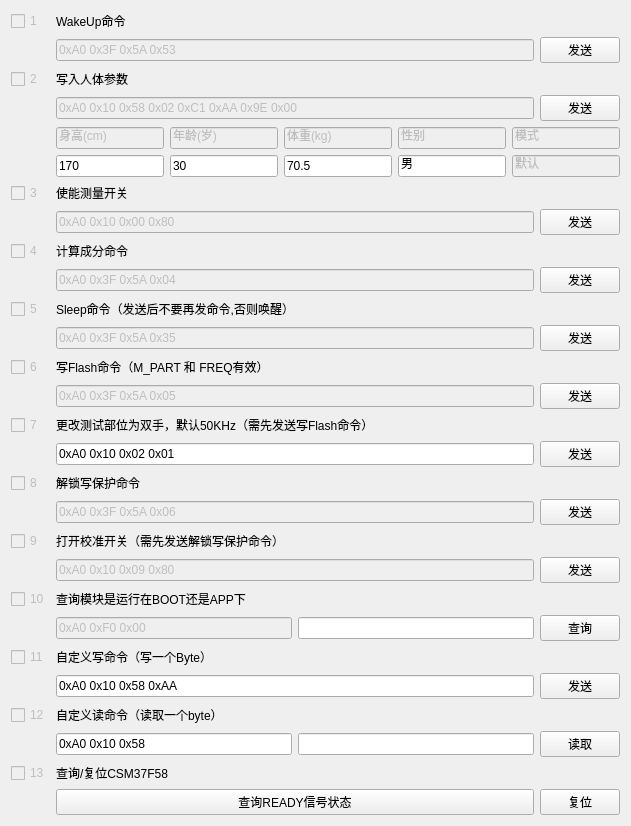
      <widget class="QWidget" name="tab">
       <attribute name="title">
        <string>命令区（功能）</string>
       </attribute>
       <layout class="QFormLayout" name="formLayout">
        <item row="0" column="0">
         <widget class="QCheckBox" name="checkBox">
          <property name="enabled">
           <bool>false</bool>
          </property>
          <property name="text">
           <string>1</string>
          </property>
         </widget>
        </item>
        <item row="0" column="1">
         <widget class="QLabel" name="label_6">
          <property name="palette">
           <palette>
            <active>
             <colorrole role="Base">
              <brush brushstyle="SolidPattern">
               <color alpha="255">
                <red>255</red>
                <green>255</green>
                <blue>255</blue>
               </color>
              </brush>
             </colorrole>
             <colorrole role="Window">
              <brush brushstyle="SolidPattern">
               <color alpha="255">
                <red>240</red>
                <green>240</green>
                <blue>240</blue>
               </color>
              </brush>
             </colorrole>
            </active>
            <inactive>
             <colorrole role="Base">
              <brush brushstyle="SolidPattern">
               <color alpha="255">
                <red>255</red>
                <green>255</green>
                <blue>255</blue>
               </color>
              </brush>
             </colorrole>
             <colorrole role="Window">
              <brush brushstyle="SolidPattern">
               <color alpha="255">
                <red>240</red>
                <green>240</green>
                <blue>240</blue>
               </color>
              </brush>
             </colorrole>
            </inactive>
            <disabled>
             <colorrole role="Base">
              <brush brushstyle="SolidPattern">
               <color alpha="255">
                <red>240</red>
                <green>240</green>
                <blue>240</blue>
               </color>
              </brush>
             </colorrole>
             <colorrole role="Window">
              <brush brushstyle="SolidPattern">
               <color alpha="255">
                <red>240</red>
                <green>240</green>
                <blue>240</blue>
               </color>
              </brush>
             </colorrole>
            </disabled>
           </palette>
          </property>
          <property name="text">
           <string>WakeUp命令</string>
          </property>
         </widget>
        </item>
        <item row="1" column="1">
         <layout class="QHBoxLayout" name="horizontalLayout_9" stretch="6,1">
          <item>
           <widget class="QLineEdit" name="line_cmd_1">
            <property name="enabled">
             <bool>false</bool>
            </property>
            <property name="accessibleDescription">
             <string extracomment="1"/>
            </property>
            <property name="text">
             <string>0xA0 0x3F 0x5A 0x53</string>
            </property>
            <property name="alignment">
             <set>Qt::AlignLeading|Qt::AlignLeft|Qt::AlignVCenter</set>
            </property>
           </widget>
          </item>
          <item>
           <widget class="QPushButton" name="btn_cmd_1">
            <property name="toolTip">
             <string>发送此命令，唤醒模组</string>
            </property>
            <property name="accessibleDescription">
             <string extracomment="1"/>
            </property>
            <property name="text">
             <string>发送</string>
            </property>
            <property name="checkable">
             <bool>false</bool>
            </property>
           </widget>
          </item>
         </layout>
        </item>
        <item row="2" column="0">
         <widget class="QCheckBox" name="checkBox_2">
          <property name="enabled">
           <bool>false</bool>
          </property>
          <property name="text">
           <string>2</string>
          </property>
         </widget>
        </item>
        <item row="2" column="1">
         <widget class="QLabel" name="label_7">
          <property name="text">
           <string>写入人体参数</string>
          </property>
         </widget>
        </item>
        <item row="3" column="1">
         <layout class="QHBoxLayout" name="horizontalLayout_10" stretch="6,1">
          <item>
           <widget class="QLineEdit" name="line_cmd_2">
            <property name="enabled">
             <bool>false</bool>
            </property>
            <property name="accessibleDescription">
             <string extracomment="2"/>
            </property>
            <property name="text">
             <string>0xA0 0x10 0x58 0x02 0xC1 0xAA 0x9E 0x00</string>
            </property>
           </widget>
          </item>
          <item>
           <widget class="QPushButton" name="btn_cmd_2">
            <property name="toolTip">
             <string>直接更改，自动更新到命令（发送5次写命令）</string>
            </property>
            <property name="accessibleDescription">
             <string extracomment="2"/>
            </property>
            <property name="text">
             <string>发送</string>
            </property>
           </widget>
          </item>
         </layout>
        </item>
        <item row="4" column="1">
         <layout class="QHBoxLayout" name="horizontalLayout_8" stretch="0,0,0,0,0">
          <item>
           <widget class="QLineEdit" name="lineEdit_2">
            <property name="enabled">
             <bool>false</bool>
            </property>
            <property name="text">
             <string>身高(cm)</string>
            </property>
           </widget>
          </item>
          <item>
           <widget class="QLineEdit" name="lineEdit_3">
            <property name="enabled">
             <bool>false</bool>
            </property>
            <property name="text">
             <string>年龄(岁)</string>
            </property>
           </widget>
          </item>
          <item>
           <widget class="QLineEdit" name="lineEdit">
            <property name="enabled">
             <bool>false</bool>
            </property>
            <property name="text">
             <string>体重(kg)</string>
            </property>
           </widget>
          </item>
          <item>
           <widget class="QLineEdit" name="lineEdit_4">
            <property name="enabled">
             <bool>false</bool>
            </property>
            <property name="text">
             <string>性别</string>
            </property>
           </widget>
          </item>
          <item>
           <widget class="QLineEdit" name="lineEdit_5">
            <property name="enabled">
             <bool>false</bool>
            </property>
            <property name="text">
             <string>模式</string>
            </property>
           </widget>
          </item>
         </layout>
        </item>
        <item row="5" column="1">
         <layout class="QHBoxLayout" name="horizontalLayout_4" stretch="0">
          <item>
           <layout class="QHBoxLayout" name="horizontalLayout_6" stretch="1,1,1,1,1">
            <item>
             <widget class="QLineEdit" name="line_body_height">
              <property name="text">
               <string>170</string>
              </property>
             </widget>
            </item>
            <item>
             <widget class="QLineEdit" name="line_body_years_old">
              <property name="text">
               <string>30</string>
              </property>
             </widget>
            </item>
            <item>
             <widget class="QLineEdit" name="line_body_weight">
              <property name="text">
               <string>70.5</string>
              </property>
             </widget>
            </item>
            <item>
             <widget class="QLineEdit" name="line_body_gender">
              <property name="text">
               <string>男</string>
              </property>
             </widget>
            </item>
            <item>
             <widget class="QLineEdit" name="line_body_mode">
              <property name="enabled">
               <bool>false</bool>
              </property>
              <property name="text">
               <string>默认</string>
              </property>
             </widget>
            </item>
           </layout>
          </item>
         </layout>
        </item>
        <item row="6" column="0">
         <widget class="QCheckBox" name="checkBox_3">
          <property name="enabled">
           <bool>false</bool>
          </property>
          <property name="text">
           <string>3</string>
          </property>
         </widget>
        </item>
        <item row="6" column="1">
         <widget class="QLabel" name="label_9">
          <property name="text">
           <string>使能测量开关</string>
          </property>
         </widget>
        </item>
        <item row="7" column="1">
         <layout class="QHBoxLayout" name="horizontalLayout_11" stretch="6,1">
          <item>
           <widget class="QLineEdit" name="line_cmd_3">
            <property name="enabled">
             <bool>false</bool>
            </property>
            <property name="accessibleDescription">
             <string extracomment="3"/>
            </property>
            <property name="text">
             <string>0xA0 0x10 0x00 0x80</string>
            </property>
           </widget>
          </item>
          <item>
           <widget class="QPushButton" name="btn_cmd_3">
            <property name="toolTip">
             <string>硬件地址+发送数据地址+发送数据</string>
            </property>
            <property name="accessibleDescription">
             <string extracomment="3"/>
            </property>
            <property name="text">
             <string>发送</string>
            </property>
           </widget>
          </item>
         </layout>
        </item>
        <item row="8" column="0">
         <widget class="QCheckBox" name="checkBox_8">
          <property name="enabled">
           <bool>false</bool>
          </property>
          <property name="text">
           <string>4</string>
          </property>
         </widget>
        </item>
        <item row="8" column="1">
         <widget class="QLabel" name="label_8">
          <property name="text">
           <string>计算成分命令</string>
          </property>
         </widget>
        </item>
        <item row="9" column="1">
         <layout class="QHBoxLayout" name="horizontalLayout_12" stretch="6,1">
          <item>
           <widget class="QLineEdit" name="line_cmd_4">
            <property name="enabled">
             <bool>false</bool>
            </property>
            <property name="accessibleDescription">
             <string extracomment="4"/>
            </property>
            <property name="text">
             <string>0xA0 0x3F 0x5A 0x04</string>
            </property>
           </widget>
          </item>
          <item>
           <widget class="QPushButton" name="btn_cmd_4">
            <property name="toolTip">
             <string>硬件地址+发送数据地址+发送数据</string>
            </property>
            <property name="accessibleDescription">
             <string extracomment="4"/>
            </property>
            <property name="text">
             <string>发送</string>
            </property>
           </widget>
          </item>
         </layout>
        </item>
        <item row="10" column="0">
         <widget class="QCheckBox" name="checkBox_9">
          <property name="enabled">
           <bool>false</bool>
          </property>
          <property name="text">
           <string>5</string>
          </property>
         </widget>
        </item>
        <item row="10" column="1">
         <widget class="QLabel" name="label_10">
          <property name="text">
           <string>Sleep命令（发送后不要再发命令,否则唤醒）</string>
          </property>
         </widget>
        </item>
        <item row="11" column="1">
         <layout class="QHBoxLayout" name="horizontalLayout_13" stretch="6,1">
          <item>
           <widget class="QLineEdit" name="line_cmd_5">
            <property name="enabled">
             <bool>false</bool>
            </property>
            <property name="accessibleDescription">
             <string extracomment="5"/>
            </property>
            <property name="text">
             <string>0xA0 0x3F 0x5A 0x35</string>
            </property>
           </widget>
          </item>
          <item>
           <widget class="QPushButton" name="btn_cmd_5">
            <property name="toolTip">
             <string>硬件地址+发送数据地址+发送数据</string>
            </property>
            <property name="accessibleDescription">
             <string extracomment="5"/>
            </property>
            <property name="text">
             <string>发送</string>
            </property>
           </widget>
          </item>
         </layout>
        </item>
        <item row="12" column="0">
         <widget class="QCheckBox" name="checkBox_7">
          <property name="enabled">
           <bool>false</bool>
          </property>
          <property name="text">
           <string>6</string>
          </property>
         </widget>
        </item>
        <item row="12" column="1">
         <widget class="QLabel" name="label_11">
          <property name="text">
           <string>写Flash命令（M_PART 和 FREQ有效）</string>
          </property>
         </widget>
        </item>
        <item row="13" column="1">
         <layout class="QHBoxLayout" name="horizontalLayout_14" stretch="6,1">
          <item>
           <widget class="QLineEdit" name="line_cmd_6">
            <property name="enabled">
             <bool>false</bool>
            </property>
            <property name="accessibleDescription">
             <string extracomment="6"/>
            </property>
            <property name="text">
             <string>0xA0 0x3F 0x5A 0x05</string>
            </property>
           </widget>
          </item>
          <item>
           <widget class="QPushButton" name="btn_cmd_6">
            <property name="toolTip">
             <string>硬件地址+发送数据地址+发送数据</string>
            </property>
            <property name="accessibleDescription">
             <string extracomment="6"/>
            </property>
            <property name="text">
             <string>发送</string>
            </property>
           </widget>
          </item>
         </layout>
        </item>
        <item row="14" column="0">
         <widget class="QCheckBox" name="checkBox_6">
          <property name="enabled">
           <bool>false</bool>
          </property>
          <property name="text">
           <string>7</string>
          </property>
         </widget>
        </item>
        <item row="14" column="1">
         <widget class="QLabel" name="label_12">
          <property name="text">
           <string>更改测试部位为双手，默认50KHz（需先发送写Flash命令）</string>
          </property>
         </widget>
        </item>
        <item row="15" column="1">
         <layout class="QHBoxLayout" name="horizontalLayout_15" stretch="6,1">
          <item>
           <widget class="QLineEdit" name="line_cmd_7">
            <property name="enabled">
             <bool>true</bool>
            </property>
            <property name="accessibleDescription">
             <string extracomment="7"/>
            </property>
            <property name="text">
             <string>0xA0 0x10 0x02 0x01</string>
            </property>
           </widget>
          </item>
          <item>
           <widget class="QPushButton" name="btn_cmd_7">
            <property name="toolTip">
             <string>硬件地址+发送数据地址+发送数据</string>
            </property>
            <property name="accessibleDescription">
             <string extracomment="7"/>
            </property>
            <property name="text">
             <string>发送</string>
            </property>
           </widget>
          </item>
         </layout>
        </item>
        <item row="16" column="0">
         <widget class="QCheckBox" name="checkBox_10">
          <property name="enabled">
           <bool>false</bool>
          </property>
          <property name="text">
           <string>8</string>
          </property>
         </widget>
        </item>
        <item row="16" column="1">
         <widget class="QLabel" name="label_13">
          <property name="text">
           <string>解锁写保护命令</string>
          </property>
         </widget>
        </item>
        <item row="17" column="1">
         <layout class="QHBoxLayout" name="horizontalLayout_17" stretch="6,1">
          <item>
           <widget class="QLineEdit" name="line_cmd_8">
            <property name="enabled">
             <bool>false</bool>
            </property>
            <property name="accessibleDescription">
             <string extracomment="7"/>
            </property>
            <property name="text">
             <string>0xA0 0x3F 0x5A 0x06</string>
            </property>
           </widget>
          </item>
          <item>
           <widget class="QPushButton" name="btn_cmd_8">
            <property name="toolTip">
             <string>硬件地址+发送数据地址+发送数据</string>
            </property>
            <property name="accessibleDescription">
             <string extracomment="7"/>
            </property>
            <property name="text">
             <string>发送</string>
            </property>
           </widget>
          </item>
         </layout>
        </item>
        <item row="18" column="0">
         <widget class="QCheckBox" name="checkBox_13">
          <property name="enabled">
           <bool>false</bool>
          </property>
          <property name="text">
           <string>9</string>
          </property>
         </widget>
        </item>
        <item row="18" column="1">
         <widget class="QLabel" name="label_16">
          <property name="text">
           <string>打开校准开关（需先发送解锁写保护命令）</string>
          </property>
         </widget>
        </item>
        <item row="19" column="1">
         <layout class="QHBoxLayout" name="horizontalLayout_19" stretch="6,1">
          <item>
           <widget class="QLineEdit" name="line_cmd_9">
            <property name="enabled">
             <bool>false</bool>
            </property>
            <property name="accessibleDescription">
             <string extracomment="7"/>
            </property>
            <property name="text">
             <string>0xA0 0x10 0x09 0x80</string>
            </property>
           </widget>
          </item>
          <item>
           <widget class="QPushButton" name="btn_cmd_9">
            <property name="toolTip">
             <string>硬件地址+发送数据地址+发送数据</string>
            </property>
            <property name="accessibleDescription">
             <string extracomment="7"/>
            </property>
            <property name="text">
             <string>发送</string>
            </property>
           </widget>
          </item>
         </layout>
        </item>
        <item row="20" column="0">
         <widget class="QCheckBox" name="checkBox_14">
          <property name="enabled">
           <bool>false</bool>
          </property>
          <property name="text">
           <string>10</string>
          </property>
         </widget>
        </item>
        <item row="20" column="1">
         <widget class="QLabel" name="label_17">
          <property name="text">
           <string>查询模块是运行在BOOT还是APP下</string>
          </property>
         </widget>
        </item>
        <item row="21" column="1">
         <layout class="QHBoxLayout" name="horizontalLayout_20" stretch="6,1">
          <item>
           <layout class="QHBoxLayout" name="horizontalLayout_16">
            <item>
             <widget class="QLineEdit" name="line_cmd_query">
              <property name="enabled">
               <bool>false</bool>
              </property>
              <property name="accessibleDescription">
               <string extracomment="7"/>
              </property>
              <property name="text">
               <string>0xA0 0xF0 0x00</string>
              </property>
             </widget>
            </item>
            <item>
             <widget class="QLineEdit" name="line_cmd_query_dis"/>
            </item>
           </layout>
          </item>
          <item>
           <widget class="QPushButton" name="btn_cmd_query">
            <property name="toolTip">
             <string>BOOT(启动模式：0x00), APP（正常就绪：0x01）</string>
            </property>
            <property name="accessibleDescription">
             <string extracomment="7"/>
            </property>
            <property name="text">
             <string>查询</string>
            </property>
           </widget>
          </item>
         </layout>
        </item>
        <item row="22" column="0">
         <widget class="QCheckBox" name="checkBox_16">
          <property name="enabled">
           <bool>false</bool>
          </property>
          <property name="text">
           <string>11</string>
          </property>
         </widget>
        </item>
        <item row="22" column="1">
         <widget class="QLabel" name="label_19">
          <property name="text">
           <string>自定义写命令（写一个Byte）</string>
          </property>
         </widget>
        </item>
        <item row="23" column="1">
         <layout class="QHBoxLayout" name="horizontalLayout_22" stretch="6,1">
          <item>
           <widget class="QLineEdit" name="line_cmd_write">
            <property name="enabled">
             <bool>true</bool>
            </property>
            <property name="accessibleDescription">
             <string extracomment="7"/>
            </property>
            <property name="text">
             <string>0xA0 0x10 0x58 0xAA</string>
            </property>
           </widget>
          </item>
          <item>
           <widget class="QPushButton" name="btn_cmd_write">
            <property name="toolTip">
             <string>硬件地址+发送数据地址+发送数据</string>
            </property>
            <property name="accessibleDescription">
             <string extracomment="7"/>
            </property>
            <property name="text">
             <string>发送</string>
            </property>
           </widget>
          </item>
         </layout>
        </item>
        <item row="24" column="0">
         <widget class="QCheckBox" name="checkBox_11">
          <property name="enabled">
           <bool>false</bool>
          </property>
          <property name="text">
           <string>12</string>
          </property>
         </widget>
        </item>
        <item row="24" column="1">
         <widget class="QLabel" name="label_14">
          <property name="text">
           <string>自定义读命令（读取一个byte）</string>
          </property>
         </widget>
        </item>
        <item row="25" column="1">
         <layout class="QHBoxLayout" name="horizontalLayout_18" stretch="6,1">
          <item>
           <layout class="QHBoxLayout" name="horizontalLayout_3">
            <item>
             <widget class="QLineEdit" name="line_cmd_read">
              <property name="enabled">
               <bool>true</bool>
              </property>
              <property name="accessibleDescription">
               <string extracomment="7"/>
              </property>
              <property name="text">
               <string>0xA0 0x10 0x58</string>
              </property>
             </widget>
            </item>
            <item>
             <widget class="QLineEdit" name="line_cmd_read_dis"/>
            </item>
           </layout>
          </item>
          <item>
           <widget class="QPushButton" name="btn_cmd_read">
            <property name="toolTip">
             <string>硬件地址+读取数据地址</string>
            </property>
            <property name="accessibleDescription">
             <string extracomment="7"/>
            </property>
            <property name="text">
             <string>读取</string>
            </property>
           </widget>
          </item>
         </layout>
        </item>
        <item row="26" column="0">
         <widget class="QCheckBox" name="checkBox_12">
          <property name="enabled">
           <bool>false</bool>
          </property>
          <property name="text">
           <string>13</string>
          </property>
         </widget>
        </item>
        <item row="26" column="1">
         <widget class="QLabel" name="label_15">
          <property name="text">
           <string>查询/复位CSM37F58</string>
          </property>
         </widget>
        </item>
        <item row="27" column="1">
         <layout class="QHBoxLayout" name="horizontalLayout_5" stretch="6,1">
          <item>
           <widget class="QPushButton" name="btn_query_state">
            <property name="text">
             <string>查询READY信号状态</string>
            </property>
           </widget>
          </item>
          <item>
           <widget class="QPushButton" name="btn_cmd_reset">
            <property name="toolTip">
             <string>显示读取到的内容</string>
            </property>
            <property name="text">
             <string>复位</string>
            </property>
           </widget>
          </item>
         </layout>
        </item>
       </layout>
       <zorder>checkBox</zorder>
       <zorder>label_6</zorder>
       <zorder>checkBox_2</zorder>
       <zorder>label_7</zorder>
       <zorder>checkBox_3</zorder>
       <zorder>label_9</zorder>
       <zorder>checkBox_8</zorder>
       <zorder>label_8</zorder>
       <zorder>checkBox_9</zorder>
       <zorder>label_10</zorder>
       <zorder>checkBox_7</zorder>
       <zorder>label_11</zorder>
       <zorder>checkBox_6</zorder>
       <zorder>label_12</zorder>
       <zorder>checkBox_10</zorder>
       <zorder>label_13</zorder>
       <zorder>checkBox_11</zorder>
       <zorder>label_14</zorder>
       <zorder>checkBox_12</zorder>
       <zorder>label_15</zorder>
       <zorder>checkBox_13</zorder>
       <zorder>label_16</zorder>
       <zorder>checkBox_14</zorder>
       <zorder>label_17</zorder>
       <zorder>checkBox_16</zorder>
       <zorder>label_19</zorder>
      </widget>
